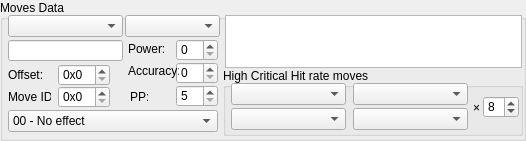
     <widget class="QGroupBox" name="groupBox_MovesData">
      <property name="geometry">
       <rect>
        <x>4</x>
        <y>295</y>
        <width>526</width>
        <height>141</height>
       </rect>
      </property>
      <property name="title">
       <string>Moves Data</string>
      </property>
      <widget class="QComboBox" name="comboBox_MovesList">
       <property name="geometry">
        <rect>
         <x>8</x>
         <y>15</y>
         <width>115</width>
         <height>22</height>
        </rect>
       </property>
      </widget>
      <widget class="QLineEdit" name="lineEdit_Move_Name">
       <property name="geometry">
        <rect>
         <x>8</x>
         <y>40</y>
         <width>115</width>
         <height>21</height>
        </rect>
       </property>
       <property name="text">
        <string/>
       </property>
      </widget>
      <widget class="QSpinBox" name="spinBox_MoveName_Pointer">
       <property name="geometry">
        <rect>
         <x>58</x>
         <y>64</y>
         <width>52</width>
         <height>22</height>
        </rect>
       </property>
       <property name="styleSheet">
        <string notr="true"/>
       </property>
       <property name="prefix">
        <string>0x</string>
       </property>
       <property name="maximum">
        <number>2224</number>
       </property>
       <property name="displayIntegerBase">
        <number>16</number>
       </property>
      </widget>
      <widget class="QLabel" name="label_MoveName_Pointer">
       <property name="geometry">
        <rect>
         <x>8</x>
         <y>67</y>
         <width>41</width>
         <height>16</height>
        </rect>
       </property>
       <property name="text">
        <string>Offset:</string>
       </property>
      </widget>
      <widget class="QComboBox" name="comboBox_MoveEffect">
       <property name="geometry">
        <rect>
         <x>8</x>
         <y>110</y>
         <width>210</width>
         <height>22</height>
        </rect>
       </property>
       <item>
        <property name="text">
         <string>00 - No effect</string>
        </property>
       </item>
       <item>
        <property name="text">
         <string>01 -</string>
        </property>
       </item>
       <item>
        <property name="text">
         <string>02 - 77/256 chance of Poison</string>
        </property>
       </item>
       <item>
        <property name="text">
         <string>03 - Drain 50% of damage</string>
        </property>
       </item>
       <item>
        <property name="text">
         <string>04 - 26/256 chance of Burn</string>
        </property>
       </item>
       <item>
        <property name="text">
         <string>05 - 26/256 chance of Freeze</string>
        </property>
       </item>
       <item>
        <property name="text">
         <string>06 - 26/256 chance of Paralysis</string>
        </property>
       </item>
       <item>
        <property name="text">
         <string>07 - User faints, Defense halved</string>
        </property>
       </item>
       <item>
        <property name="text">
         <string>08 - Drain 50% of damage if asleep</string>
        </property>
       </item>
       <item>
        <property name="text">
         <string>09 - Mirror Move</string>
        </property>
       </item>
       <item>
        <property name="text">
         <string>0A - Attack +1</string>
        </property>
       </item>
       <item>
        <property name="text">
         <string>0B - Defense +1</string>
        </property>
       </item>
       <item>
        <property name="text">
         <string>0C - Speed +1</string>
        </property>
       </item>
       <item>
        <property name="text">
         <string>0D - Special +1</string>
        </property>
       </item>
       <item>
        <property name="text">
         <string>0E - Accuracy +1</string>
        </property>
       </item>
       <item>
        <property name="text">
         <string>0F - Evasion +1</string>
        </property>
       </item>
       <item>
        <property name="text">
         <string>10 - Drops money (no effect)</string>
        </property>
       </item>
       <item>
        <property name="text">
         <string>11 - Never misses</string>
        </property>
       </item>
       <item>
        <property name="text">
         <string>12 - Attack -1</string>
        </property>
       </item>
       <item>
        <property name="text">
         <string>13 - Defense - 1</string>
        </property>
       </item>
       <item>
        <property name="text">
         <string>14 - Speed - 1</string>
        </property>
       </item>
       <item>
        <property name="text">
         <string>15 - Special -1</string>
        </property>
       </item>
       <item>
        <property name="text">
         <string>16 - Accuracy -1</string>
        </property>
       </item>
       <item>
        <property name="text">
         <string>17 - Evasion -1</string>
        </property>
       </item>
       <item>
        <property name="text">
         <string>18 - Change Type</string>
        </property>
       </item>
       <item>
        <property name="text">
         <string>19 - Clear Stats changes and Status</string>
        </property>
       </item>
       <item>
        <property name="text">
         <string>1A - Bide</string>
        </property>
       </item>
       <item>
        <property name="text">
         <string>1B - Attack 2~3 turns, then confused</string>
        </property>
       </item>
       <item>
        <property name="text">
         <string>1C - Ends wild battle (no effect)</string>
        </property>
       </item>
       <item>
        <property name="text">
         <string>1D - 2~5 hits</string>
        </property>
       </item>
       <item>
        <property name="text">
         <string>1E -</string>
        </property>
       </item>
       <item>
        <property name="text">
         <string>1F - 26/256 chance of Flinch</string>
        </property>
       </item>
       <item>
        <property name="text">
         <string>20 - Put the target to Sleep</string>
        </property>
       </item>
       <item>
        <property name="text">
         <string>21 - 102/256 chance of Poison</string>
        </property>
       </item>
       <item>
        <property name="text">
         <string>22 - 77/256 chance of Burn</string>
        </property>
       </item>
       <item>
        <property name="text">
         <string>23 - 26/256 chance of Freeze</string>
        </property>
       </item>
       <item>
        <property name="text">
         <string>24 - 77/256 chance of Paralysis</string>
        </property>
       </item>
       <item>
        <property name="text">
         <string>25 - 77/256 chance of Flinch</string>
        </property>
       </item>
       <item>
        <property name="text">
         <string>26 - OHKO</string>
        </property>
       </item>
       <item>
        <property name="text">
         <string>27 - Charge turn 1, attack turn 2</string>
        </property>
       </item>
       <item>
        <property name="text">
         <string>28 - Deals 50% of HP in damage</string>
        </property>
       </item>
       <item>
        <property name="text">
         <string>29 - Deals set damage</string>
        </property>
       </item>
       <item>
        <property name="text">
         <string>2A - Attack 2~5 times, immobilize foe</string>
        </property>
       </item>
       <item>
        <property name="text">
         <string>2B - Invulnerable turn 1, attack turn 2</string>
        </property>
       </item>
       <item>
        <property name="text">
         <string>2C - 2 hits</string>
        </property>
       </item>
       <item>
        <property name="text">
         <string>2D - If it misses, take recoil damage</string>
        </property>
       </item>
       <item>
        <property name="text">
         <string>2E - Prevents Stat redution</string>
        </property>
       </item>
       <item>
        <property name="text">
         <string>2F - Increase Critical Hit rate</string>
        </property>
       </item>
       <item>
        <property name="text">
         <string>30 - 25% recoil damage</string>
        </property>
       </item>
       <item>
        <property name="text">
         <string>31 - Confusion</string>
        </property>
       </item>
       <item>
        <property name="text">
         <string>32 - Attack +2</string>
        </property>
       </item>
       <item>
        <property name="text">
         <string>33 - Defense +2</string>
        </property>
       </item>
       <item>
        <property name="text">
         <string>34 - Speed +2</string>
        </property>
       </item>
       <item>
        <property name="text">
         <string>35 - Special +2</string>
        </property>
       </item>
       <item>
        <property name="text">
         <string>36 - Accuracy +2</string>
        </property>
       </item>
       <item>
        <property name="text">
         <string>37 - Evasion +2</string>
        </property>
       </item>
       <item>
        <property name="text">
         <string>38 - Recover HP</string>
        </property>
       </item>
       <item>
        <property name="text">
         <string>39 - Transform into opponent</string>
        </property>
       </item>
       <item>
        <property name="text">
         <string>3A - Attack -2</string>
        </property>
       </item>
       <item>
        <property name="text">
         <string>3B - Defense -2</string>
        </property>
       </item>
       <item>
        <property name="text">
         <string>3C - Speed -2</string>
        </property>
       </item>
       <item>
        <property name="text">
         <string>3D - Special -2</string>
        </property>
       </item>
       <item>
        <property name="text">
         <string>3E - Accuracy -2</string>
        </property>
       </item>
       <item>
        <property name="text">
         <string>3F - Evasion -2</string>
        </property>
       </item>
       <item>
        <property name="text">
         <string>40 - Special ×2 when attacked</string>
        </property>
       </item>
       <item>
        <property name="text">
         <string>41 - Defense ×2 when attacked</string>
        </property>
       </item>
       <item>
        <property name="text">
         <string>42 - Poison</string>
        </property>
       </item>
       <item>
        <property name="text">
         <string>43 - Paralysis</string>
        </property>
       </item>
       <item>
        <property name="text">
         <string>44 - 85/256 chance of Attack -1</string>
        </property>
       </item>
       <item>
        <property name="text">
         <string>45 - 85/256 chance of Defense -1</string>
        </property>
       </item>
       <item>
        <property name="text">
         <string>46 - 85/256 chance of Speed -1</string>
        </property>
       </item>
       <item>
        <property name="text">
         <string>47 - 85/256 chance of Special -1</string>
        </property>
       </item>
       <item>
        <property name="text">
         <string>48 - 85/256 chance of Accuracy -1</string>
        </property>
       </item>
       <item>
        <property name="text">
         <string>49 - 85/256 chance of Evasion -1</string>
        </property>
       </item>
       <item>
        <property name="text">
         <string>4A -</string>
        </property>
       </item>
       <item>
        <property name="text">
         <string>4B -</string>
        </property>
       </item>
       <item>
        <property name="text">
         <string>4C - 26/256 chance of Confusion</string>
        </property>
       </item>
       <item>
        <property name="text">
         <string>4D - 2 hits, 51/256 chance of Poison</string>
        </property>
       </item>
       <item>
        <property name="text">
         <string>4E - </string>
        </property>
       </item>
       <item>
        <property name="text">
         <string>4F - Substitute</string>
        </property>
       </item>
       <item>
        <property name="text">
         <string>50 - Cannot attack next turn</string>
        </property>
       </item>
       <item>
        <property name="text">
         <string>51 - Rage</string>
        </property>
       </item>
       <item>
        <property name="text">
         <string>52 - Mimic</string>
        </property>
       </item>
       <item>
        <property name="text">
         <string>53 - Use a random move</string>
        </property>
       </item>
       <item>
        <property name="text">
         <string>54 - Absorb 1/16 HP each turn</string>
        </property>
       </item>
       <item>
        <property name="text">
         <string>55 - Splash</string>
        </property>
       </item>
       <item>
        <property name="text">
         <string>56 - Disable a move for 1~6 turns</string>
        </property>
       </item>
      </widget>
      <widget class="QSpinBox" name="spinBox_MoveAccuracy">
       <property name="geometry">
        <rect>
         <x>176</x>
         <y>62</y>
         <width>42</width>
         <height>22</height>
        </rect>
       </property>
       <property name="maximum">
        <number>256</number>
       </property>
      </widget>
      <widget class="QLabel" name="label_MoveAccuracy">
       <property name="geometry">
        <rect>
         <x>128</x>
         <y>63</y>
         <width>51</width>
         <height>16</height>
        </rect>
       </property>
       <property name="text">
        <string>Accuracy:</string>
       </property>
      </widget>
      <widget class="QSpinBox" name="spinBox_MovePower">
       <property name="geometry">
        <rect>
         <x>176</x>
         <y>39</y>
         <width>42</width>
         <height>22</height>
        </rect>
       </property>
       <property name="maximum">
        <number>255</number>
       </property>
      </widget>
      <widget class="QLabel" name="label_MovePower">
       <property name="geometry">
        <rect>
         <x>128</x>
         <y>41</y>
         <width>41</width>
         <height>16</height>
        </rect>
       </property>
       <property name="text">
        <string>Power:</string>
       </property>
      </widget>
      <widget class="QComboBox" name="comboBox_MoveType">
       <property name="geometry">
        <rect>
         <x>125</x>
         <y>15</y>
         <width>95</width>
         <height>22</height>
        </rect>
       </property>
      </widget>
      <widget class="QTextEdit" name="textEdit_MoveDescrText">
       <property name="geometry">
        <rect>
         <x>225</x>
         <y>15</y>
         <width>297</width>
         <height>53</height>
        </rect>
       </property>
       <property name="font">
        <font>
         <family>Courier New</family>
        </font>
       </property>
      </widget>
      <widget class="QLabel" name="label_MovePP">
       <property name="geometry">
        <rect>
         <x>130</x>
         <y>90</y>
         <width>18</width>
         <height>13</height>
        </rect>
       </property>
       <property name="text">
        <string>PP:</string>
       </property>
      </widget>
      <widget class="QSpinBox" name="spinBox_MovePP">
       <property name="geometry">
        <rect>
         <x>176</x>
         <y>85</y>
         <width>42</width>
         <height>22</height>
        </rect>
       </property>
       <property name="minimum">
        <number>5</number>
       </property>
       <property name="maximum">
        <number>45</number>
       </property>
       <property name="singleStep">
        <number>5</number>
       </property>
      </widget>
      <widget class="QSpinBox" name="spinBox_MoveID">
       <property name="geometry">
        <rect>
         <x>58</x>
         <y>86</y>
         <width>52</width>
         <height>22</height>
        </rect>
       </property>
       <property name="styleSheet">
        <string notr="true"/>
       </property>
       <property name="prefix">
        <string>0x</string>
       </property>
       <property name="maximum">
        <number>255</number>
       </property>
       <property name="displayIntegerBase">
        <number>16</number>
       </property>
      </widget>
      <widget class="QLabel" name="label_MoveID">
       <property name="geometry">
        <rect>
         <x>8</x>
         <y>89</y>
         <width>43</width>
         <height>16</height>
        </rect>
       </property>
       <property name="text">
        <string>Move ID:</string>
       </property>
      </widget>
      <widget class="QGroupBox" name="groupBox">
       <property name="geometry">
        <rect>
         <x>223</x>
         <y>68</y>
         <width>300</width>
         <height>68</height>
        </rect>
       </property>
       <property name="title">
        <string>High Critical Hit rate moves</string>
       </property>
       <widget class="QComboBox" name="comboBox_HighCH_MovesList_1">
        <property name="geometry">
         <rect>
          <x>8</x>
          <y>15</y>
          <width>115</width>
          <height>22</height>
         </rect>
        </property>
       </widget>
       <widget class="QComboBox" name="comboBox_HighCH_MovesList_2">
        <property name="geometry">
         <rect>
          <x>8</x>
          <y>40</y>
          <width>115</width>
          <height>22</height>
         </rect>
        </property>
       </widget>
       <widget class="QComboBox" name="comboBox_HighCH_MovesList_3">
        <property name="geometry">
         <rect>
          <x>130</x>
          <y>15</y>
          <width>115</width>
          <height>22</height>
         </rect>
        </property>
       </widget>
       <widget class="QComboBox" name="comboBox_HighCH_MovesList_4">
        <property name="geometry">
         <rect>
          <x>130</x>
          <y>40</y>
          <width>115</width>
          <height>22</height>
         </rect>
        </property>
       </widget>
       <widget class="QSpinBox" name="spinBox_HighCH_multiplier">
        <property name="geometry">
         <rect>
          <x>260</x>
          <y>28</y>
          <width>36</width>
          <height>22</height>
         </rect>
        </property>
        <property name="minimum">
         <number>4</number>
        </property>
        <property name="maximum">
         <number>32</number>
        </property>
        <property name="singleStep">
         <number>4</number>
        </property>
        <property name="value">
         <number>8</number>
        </property>
       </widget>
       <widget class="QLabel" name="label_HighCH_multiplier">
        <property name="geometry">
         <rect>
          <x>250</x>
          <y>33</y>
          <width>13</width>
          <height>13</height>
         </rect>
        </property>
        <property name="text">
         <string>×</string>
        </property>
       </widget>
      </widget>
     </widget>
